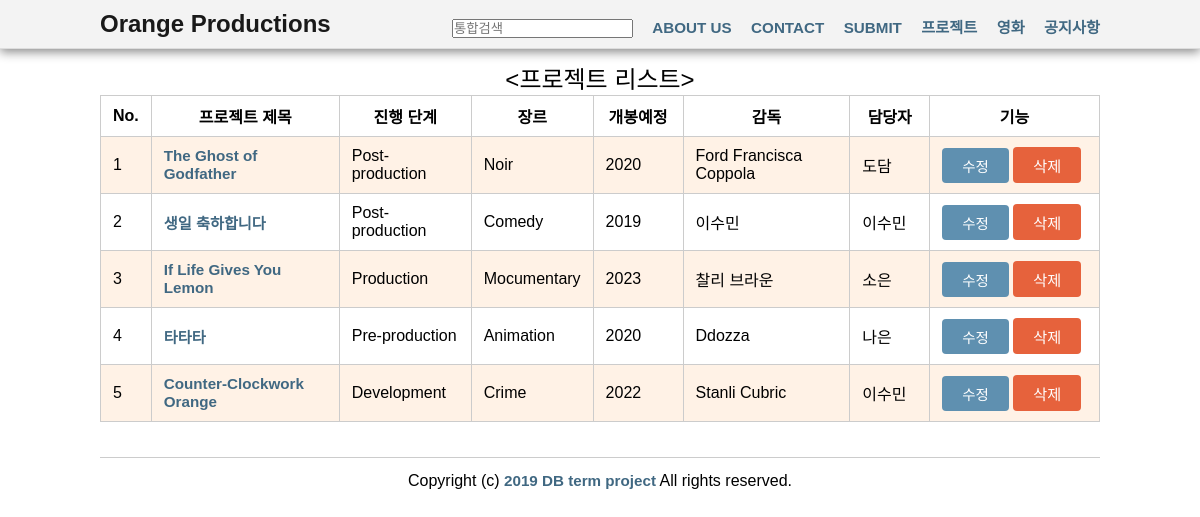
The page /orange-productions/project_list.php on the database its author committed.
### tables this page shows
CREATE TABLE `project` (
  `project_id` int(10) NOT NULL AUTO_INCREMENT,
  `project_name` varchar(40) NOT NULL,
  `genre` varchar(30) NOT NULL,
  `year` year(4) NOT NULL,
  `director` varchar(30) NOT NULL,
  `emp_id` int(10) NOT NULL,
  `synopsis` text NOT NULL,
  `stage_no` int(4) NOT NULL,
  PRIMARY KEY (`project_id`),
  KEY `emp_id` (`emp_id`),
  KEY `stage_no` (`stage_no`),
  CONSTRAINT `project_ibfk_1` FOREIGN KEY (`emp_id`) REFERENCES `employee` (`emp_id`),
  CONSTRAINT `project_ibfk_2` FOREIGN KEY (`stage_no`) REFERENCES `stage` (`stage_no`)
);

CREATE TABLE `stage` (
  `stage_no` int(10) NOT NULL AUTO_INCREMENT,
  `stage_name` varchar(40) NOT NULL,
  PRIMARY KEY (`stage_no`)
);

CREATE TABLE `employee` (
  `emp_id` int(10) NOT NULL AUTO_INCREMENT,
  `emp_name` varchar(40) DEFAULT NULL,
  `dept_id` int(10) DEFAULT NULL,
  `email` varchar(40) DEFAULT NULL,
  `work` text NOT NULL,
  PRIMARY KEY (`emp_id`),
  KEY `dept_id` (`dept_id`),
  CONSTRAINT `employee_ibfk_1` FOREIGN KEY (`dept_id`) REFERENCES `department` (`dept_id`)
);

### orange-productions/project_list.php (the view, shortened to what this page needs)
<?
include "header.php";
include "config.php";
?>
<div class="container">
    <?
    $conn = dbconnect($host, $dbid, $dbpass, $dbname);
    $query = "select project_id, project_name, stage_name, genre, year, director, emp_name from project natural join employee natural join stage where stage_no!= 5";
    $mode = "프로젝트";
    $query =  $query . " order by stage_no desc";
    $res = mysqli_query($conn, $query);
    ?>
	<h4 align = "center"><<?=$mode?> 리스트></h4>
    <table class="table table-striped table-bordered">
        <thead>
        <tr align = "center">
            <th>No.</th>
            <th>프로젝트 제목</th>
            <th>진행 단계</th>
            <th>장르</th>
            <th>개봉예정</th>
            <th>감독</th>
            <th>담당자</th>
            <th>기능</th>
        </tr>
        </thead>
        <tbody>
        <?
        $row_index = 1;
        while ($row = mysqli_fetch_array($res)) {
        	echo "<tr>";
            echo "<td>{$row_index}</td>";
            echo "<td><a href='project_view.php?project_id={$row['project_id']}'>{$row['project_name']}</a></td>";
            echo "<td>{$row['stage_name']}</td>";
            echo "<td>{$row['genre']}</td>";
            echo "<td width='9%'>{$row['year']}</td>";
            echo "<td>{$row['director']}</td>";
            echo "<td width='8%'>{$row['emp_name']}</td>";
	        if (!array_key_exists("search_keyword", $_POST)){
				echo "<td width='17%'>
		           <a href='project_form.php?project_id={$row['project_id']}'><button class='button primary small'>수정</button></a>
		           <button onclick='javascript:deleteConfirm({$row['project_id']})' class='button danger small'>삭제</button>
		           </td>";
            }else{
	            echo "<td width='10%'>
		           <a href='project_form.php?project_id={$row['project_id']}'><button class='button primary small'>수정</button></a>
		           </td>";
            }
            echo "</tr>";
            $row_index++;
        }
        ?>
        </tbody>
    </table>
</div>
<? include("footer.php") ?>

### orange-productions/styles.css (style rules this page uses)
body { margin-top: 60px; }
.container { width: 1000px; margin: 0 auto; }
* { margin: 0; padding: 0; font-family: "Nanum Gothic", sans-serif; }
h1, h2, h3, h4, h5, h6 { font-weight: 500; }
h4 { font-size: 1.5em; }
a { font-size: .95em; font-weight: 700; text-decoration: none; color: #406882; }
.table { width: 100%; border-spacing: 0; border-collapse: collapse; text-align: left; margin-bottom: 35px; }
.table th, .table td { border-bottom: 1px #CCC solid; padding: 8px 12px; }
.table.table-striped tbody tr:nth-child(2n+1) { background-color: #fff2e6; }
.table.table-bordered { border: 1px #CCC solid; }
.table.table-bordered td, .table.table-bordered th { border: 1px #CCC solid; }
.button { border: 0; border-radius: 4px; cursor: pointer; margin:2px 0px 2px 0px; }
.button.small { padding: 7px 20px; font-size: .95em; }
.button.primary { color: #FFF; background: #5f90b0; }
.button.danger { color: #FFF; background: #e6623c; }

### rows shown on the page
project: project_name "The Ghost of Godfather", stage_no.stage_name "Post-production", genre "Noir", year "2020", director "Ford Francisca Coppola", emp.emp_name "도담"
project: project_name "생일 축하합니다", stage_no.stage_name "Post-production", genre "Comedy", year "2019", director "이수민", emp.emp_name "이수민"
project: project_name "If Life Gives You Lemon", stage_no.stage_name "Production", genre "Mocumentary", year "2023", director "찰리 브라운", emp.emp_name "소은"
project: project_name "타타타", stage_no.stage_name "Pre-production", genre "Animation", year "2020", director "Ddozza", emp.emp_name "나은"
project: project_name "Counter-Clockwork Orange", stage_no.stage_name "Development", genre "Crime", year "2022", director "Stanli Cubric", emp.emp_name "이수민"

### other values the page prints
$mode "프로젝트"
